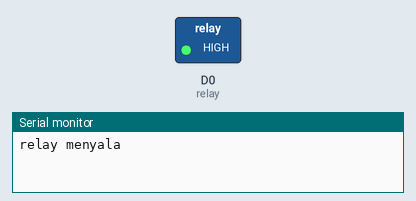
A sketch run on a simulated ESP8266 (NodeMCU). Shown: switched loads named in the sketch (green lamp = pin HIGH), the last lines printed to the serial monitor.

Above: at 0.5 s.
At 5.0 s:
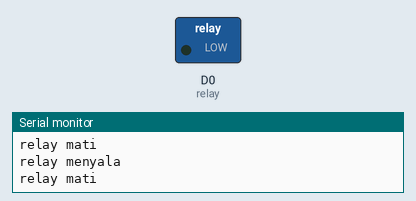
Timing chart, 0 to 6.9 s (numbered marks = the images above):
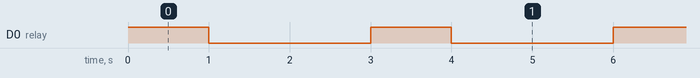

Measured:
- by itself, D0 (relay): alternates HIGH for 1.0 s and LOW for 2.0 s

The sketch:

relay_esp8266.ino
```cpp
const int relay = D0;

void setup() {

  Serial.begin(115200);
  pinMode(relay, OUTPUT);

}

void loop() {
  digitalWrite(relay, HIGH);
  Serial.println("relay menyala");
  delay(1000);
  Serial.println("relay mati");
  digitalWrite(relay, LOW);
  delay(2000);

}
```
